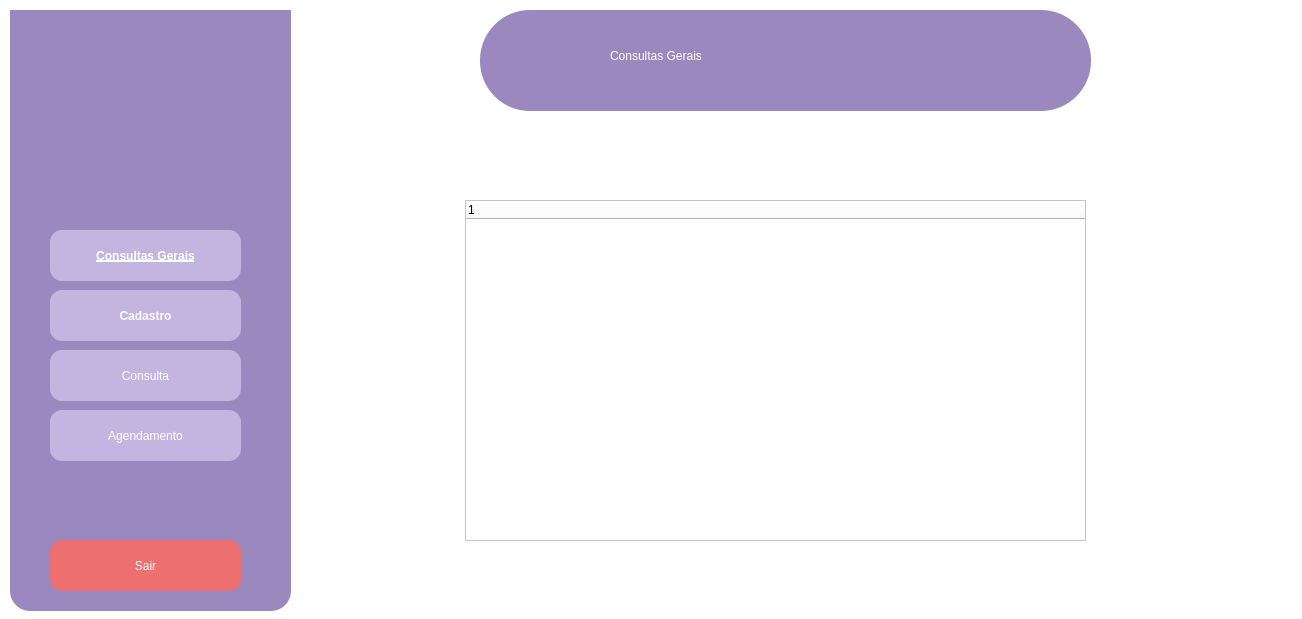
<?xml version="1.0" encoding="UTF-8"?>
<ui version="4.0">
 <class>menu</class>
 <widget class="QDialog" name="menu">
  <property name="geometry">
   <rect>
    <x>0</x>
    <y>0</y>
    <width>1302</width>
    <height>619</height>
   </rect>
  </property>
  <property name="windowTitle">
   <string>Consultas Gerais</string>
  </property>
  <widget class="QWidget" name="widget" native="true">
   <property name="geometry">
    <rect>
     <x>0</x>
     <y>0</y>
     <width>1302</width>
     <height>619</height>
    </rect>
   </property>
   <property name="styleSheet">
    <string notr="true">background-color: #ffffff
</string>
   </property>
   <widget class="QWidget" name="widget_3" native="true">
    <property name="geometry">
     <rect>
      <x>480</x>
      <y>10</y>
      <width>611</width>
      <height>101</height>
     </rect>
    </property>
    <property name="styleSheet">
     <string notr="true">background-color: #9B88BF; border-radius: 50px;</string>
    </property>
    <widget class="QLabel" name="menu_2">
     <property name="geometry">
      <rect>
       <x>130</x>
       <y>20</y>
       <width>421</width>
       <height>51</height>
      </rect>
     </property>
     <property name="styleSheet">
      <string notr="true">font: 30pt &quot;Garamond&quot;; color: #ffffff</string>
     </property>
     <property name="text">
      <string>Consultas Gerais</string>
     </property>
    </widget>
   </widget>
   <widget class="QWidget" name="sidebar" native="true">
    <property name="geometry">
     <rect>
      <x>10</x>
      <y>10</y>
      <width>281</width>
      <height>601</height>
     </rect>
    </property>
    <property name="styleSheet">
     <string notr="true">background-color: #9B88BF; border-radius: 20px</string>
    </property>
    <widget class="QPushButton" name="consultaButton">
     <property name="geometry">
      <rect>
       <x>40</x>
       <y>340</y>
       <width>191</width>
       <height>51</height>
      </rect>
     </property>
     <property name="styleSheet">
      <string notr="true">background-color: #C4B4E0;
font: 700 9pt &quot;System&quot;;
border-radius: 12px;
padding: 5px;
color: #ffffff</string>
     </property>
     <property name="text">
      <string>Consulta</string>
     </property>
    </widget>
    <widget class="QPushButton" name="agendamentoButton">
     <property name="geometry">
      <rect>
       <x>40</x>
       <y>400</y>
       <width>191</width>
       <height>51</height>
      </rect>
     </property>
     <property name="styleSheet">
      <string notr="true">background-color: #C4B4E0;
font: 700 9pt &quot;System&quot;;
border-radius: 12px;
padding: 5px;
color: #ffffff</string>
     </property>
     <property name="text">
      <string>Agendamento</string>
     </property>
    </widget>
    <widget class="QPushButton" name="sairButton">
     <property name="geometry">
      <rect>
       <x>40</x>
       <y>530</y>
       <width>191</width>
       <height>51</height>
      </rect>
     </property>
     <property name="styleSheet">
      <string notr="true">background-color: #EE6F6F;
font: 700 9pt &quot;System&quot;;
border-radius: 12px;
padding: 5px;
color: #ffffff</string>
     </property>
     <property name="text">
      <string>Sair</string>
     </property>
    </widget>
    <widget class="QPushButton" name="consultaButton_2">
     <property name="geometry">
      <rect>
       <x>40</x>
       <y>220</y>
       <width>191</width>
       <height>51</height>
      </rect>
     </property>
     <property name="font">
      <font>
       <family>System</family>
       <pointsize>9</pointsize>
       <italic>false</italic>
       <bold>true</bold>
       <underline>true</underline>
      </font>
     </property>
     <property name="styleSheet">
      <string notr="true">background-color: #C4B4E0;
font: 700 9pt &quot;System&quot;;
border-radius: 12px;
padding: 5px;
color: #ffffff
</string>
     </property>
     <property name="text">
      <string>Consultas Gerais</string>
     </property>
    </widget>
    <widget class="QLabel" name="label">
     <property name="geometry">
      <rect>
       <x>-40</x>
       <y>-100</y>
       <width>371</width>
       <height>391</height>
      </rect>
     </property>
     <property name="text">
      <string/>
     </property>
     <property name="pixmap">
      <pixmap resource="resources/resources.qrc">:/images/images/logo4.png</pixmap>
     </property>
     <property name="scaledContents">
      <bool>true</bool>
     </property>
    </widget>
    <widget class="QPushButton" name="pushButton_6">
     <property name="geometry">
      <rect>
       <x>40</x>
       <y>280</y>
       <width>191</width>
       <height>51</height>
      </rect>
     </property>
     <property name="font">
      <font>
       <family>System</family>
       <pointsize>9</pointsize>
       <italic>false</italic>
       <bold>true</bold>
      </font>
     </property>
     <property name="styleSheet">
      <string notr="true">background-color: #C4B4E0;
font: 700 9pt &quot;System&quot;;
border-radius: 12px;
padding: 5px;
color: rgb(255, 255, 255);</string>
     </property>
     <property name="text">
      <string>Cadastro</string>
     </property>
    </widget>
    <zorder>agendamentoButton</zorder>
    <zorder>sairButton</zorder>
    <zorder>label</zorder>
    <zorder>consultaButton_2</zorder>
    <zorder>consultaButton</zorder>
    <zorder>pushButton_6</zorder>
   </widget>
   <widget class="QTreeWidget" name="treeWidget">
    <property name="geometry">
     <rect>
      <x>465</x>
      <y>200</y>
      <width>621</width>
      <height>341</height>
     </rect>
    </property>
    <column>
     <property name="text">
      <string notr="true">1</string>
     </property>
    </column>
   </widget>
  </widget>
 </widget>
 <resources>
  <include location="resources/resources.qrc"/>
 </resources>
 <connections/>
</ui>
